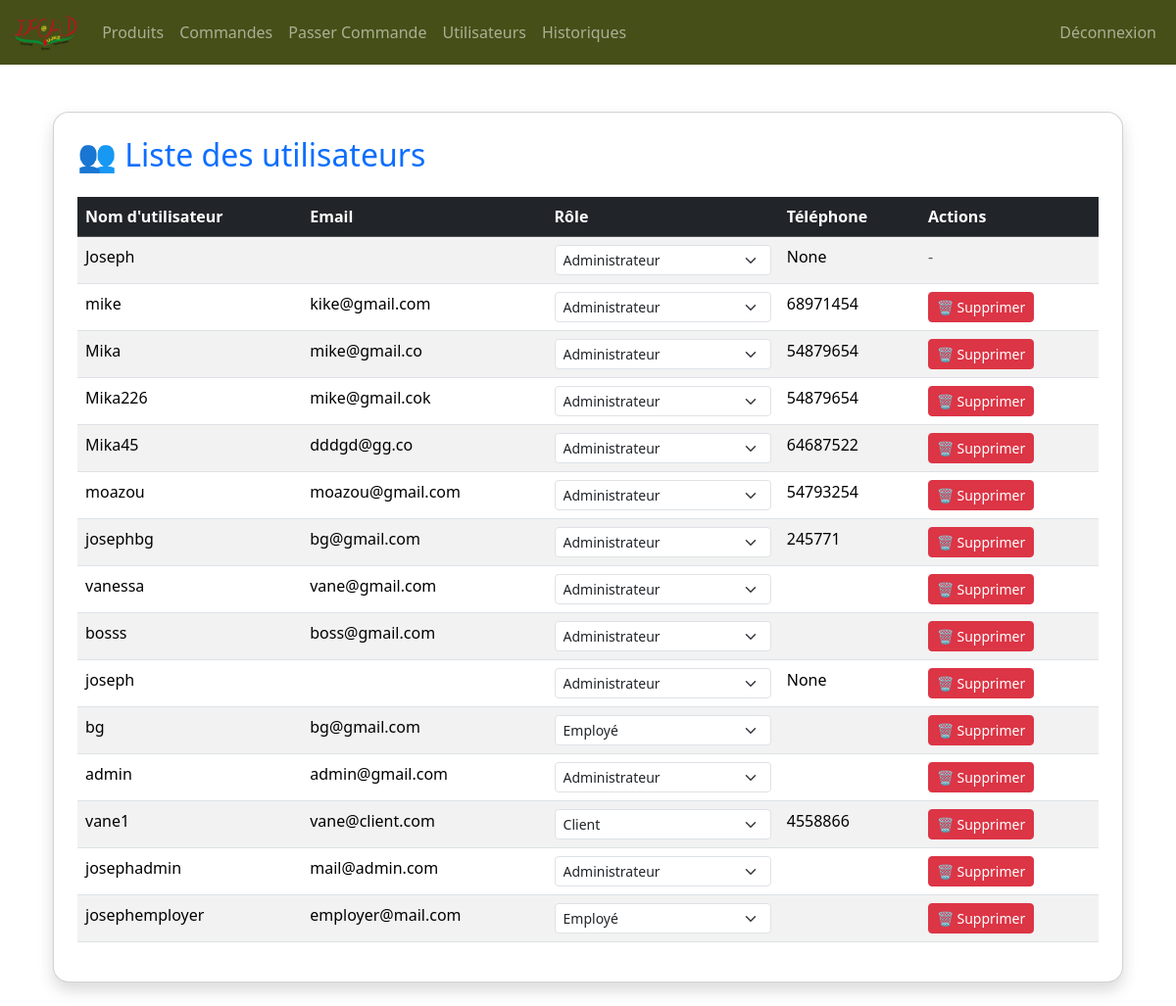
The page /utilisateurs/ (signed in) on the database its author committed.
### users/models.py (models this page shows, shortened)
class Utilisateur(AbstractUser):
    ADMIN = "admin"
    EMPLOYE = "employe"
    CLIENT = "client"
    ROLES = [
        (ADMIN, "Administrateur"),
        (EMPLOYE, "Employé"),
        (CLIENT, "Client"),
    ]
    role = models.CharField(max_length=20, choices=ROLES, default=CLIENT)
    telephone = models.CharField(max_length=15, blank=True, null=True)
    adresse = models.TextField(blank=True, null=True)
    date_de_naissance = models.DateField(blank=True, null=True)
    photo_profil = models.ImageField(upload_to="photos_profils/", blank=True, null=True)

### users/views.py (the view)
# urls.py: path("utilisateurs/", liste_utilisateurs, name="liste_utilisateurs"),
@login_required(login_url='connexion')
def liste_utilisateurs(request):
    utilisateurs = Utilisateur.objects.all()
    peut_modifier = request.user.is_superuser
    return render(request, "users/liste_user.html", {
        "utilisateurs": utilisateurs,
        "peut_modifier": peut_modifier,
    })

### templates/users/liste_user.html (shortened to what this page needs)
{% extends "base/index.html" %}
{% block content %}
<div class="container mt-5">
    <div class="card shadow p-4">
        <h2 class="text-primary mb-4">👥 Liste des utilisateurs</h2>
        <table class="table table-striped">
            <thead class="table-dark">
                <tr>
                    <th>Nom d'utilisateur</th>
                    <th>Email</th>
                    <th>Rôle</th>
                    <th>Téléphone</th>
                    <th>Actions</th>
                </tr>
            </thead>
            <tbody>
                {% for user in utilisateurs %}
                <tr>
                    <td>{{ user.username }}</td>
                    <td>{{ user.email }}</td>
                    <td>
                        {% if peut_modifier %}
                        <form method="post" action="{% url 'changer_role_utilisateur' user.id %}">
                            <select name="role" class="form-select form-select-sm" onchange="this.form.submit()">
                                {% for code, label in user.ROLES %}
                                    <option value="{{ code }}" {% if user.role == code %}selected{% endif %}>
                                        {{ label }}
                                    </option>
                                {% endfor %}
                            </select>
                        </form>
                        {% else %}
                            {{ user.get_role_display }}
                        {% endif %}
                    </td>
                    <td>{{ user.telephone }}</td>
                    <td>
                        {% if peut_modifier and request.user != user %}
                            <form method="post" action="{% url 'supprimer_utilisateur' user.id %}">
                                <button type="submit" class="btn btn-danger btn-sm">🗑️ Supprimer</button>
                            </form>
                        {% else %}
                            <span class="text-muted">-</span>
                        {% endif %}
                    </td>
                </tr>
                {% endfor %}
            </tbody>
        </table>
    </div>
</div>
{% endblock %}

### templates/base/index.html (style rules this page uses)
.card { border-radius: 16px; overflow: hidden; }

### rows shown on the page
Utilisateur: username "Joseph", role "Administrateur", telephone "None"
Utilisateur: username "mike", email "kike@gmail.com", role "Administrateur", telephone "68971454", shows "🗑️ Supprimer"
Utilisateur: username "Mika", email "mike@gmail.co", role "Administrateur", telephone "54879654", shows "🗑️ Supprimer"
Utilisateur: username "Mika226", email "mike@gmail.cok", role "Administrateur", telephone "54879654", shows "🗑️ Supprimer"
Utilisateur: username "Mika45", email "dddgd@gg.co", role "Administrateur", telephone "64687522", shows "🗑️ Supprimer"
Utilisateur: username "moazou", email "moazou@gmail.com", role "Administrateur", telephone "54793254", shows "🗑️ Supprimer"
Utilisateur: username "josephbg", email "bg@gmail.com", role "Administrateur", telephone "245771", shows "🗑️ Supprimer"
Utilisateur: username "vanessa", email "vane@gmail.com", role "Administrateur", shows "🗑️ Supprimer"
Utilisateur: username "bosss", email "boss@gmail.com", role "Administrateur", shows "🗑️ Supprimer"
Utilisateur: username "joseph", role "Administrateur", telephone "None", shows "🗑️ Supprimer"
Utilisateur: username "bg", email "bg@gmail.com", role "Employé", shows "🗑️ Supprimer"
Utilisateur: username "admin", email "admin@gmail.com", role "Administrateur", shows "🗑️ Supprimer"
Utilisateur: username "vane1", email "vane@client.com", role "Client", telephone "4558866", shows "🗑️ Supprimer"
Utilisateur: username "josephadmin", email "mail@admin.com", role "Administrateur", shows "🗑️ Supprimer"
Utilisateur: username "josephemployer", email "employer@mail.com", role "Employé", shows "🗑️ Supprimer"
